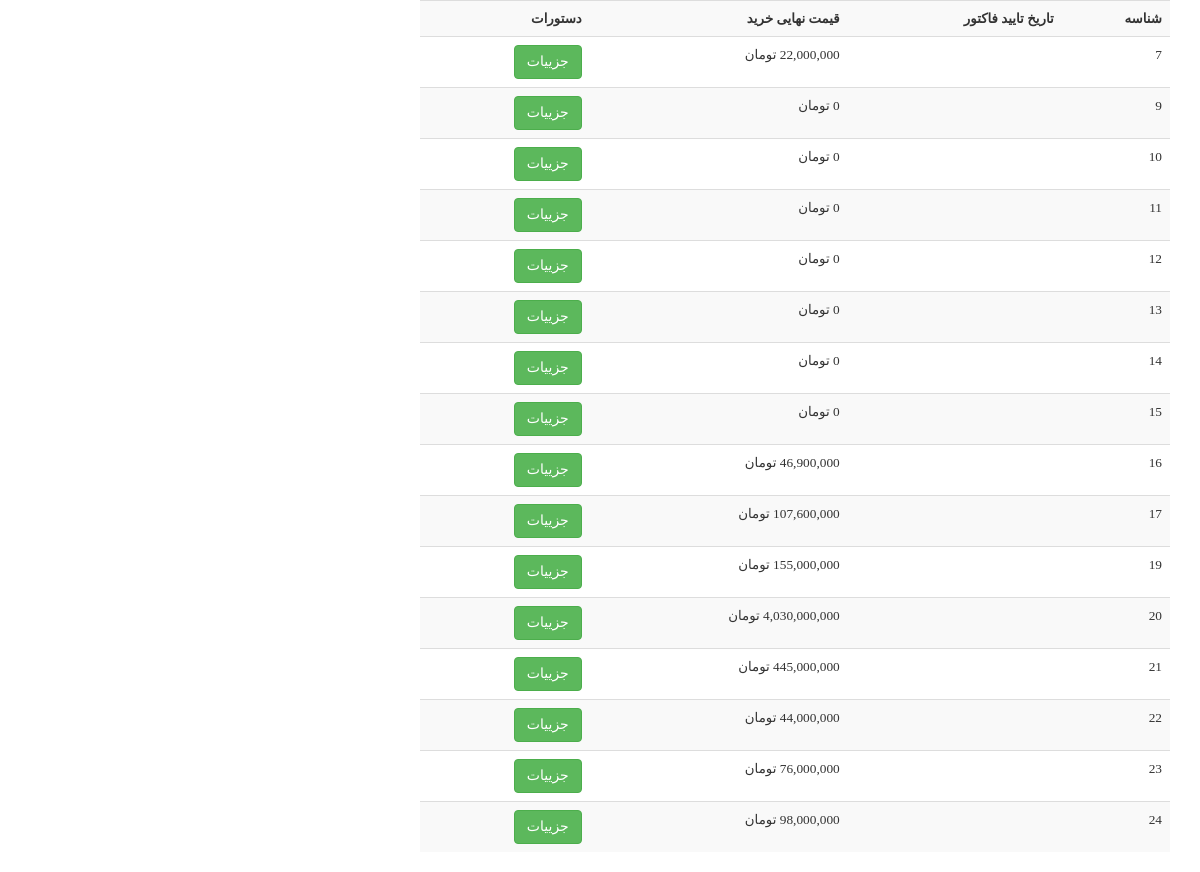
Page /user/my-shopping (signed in) on the earlier database version.
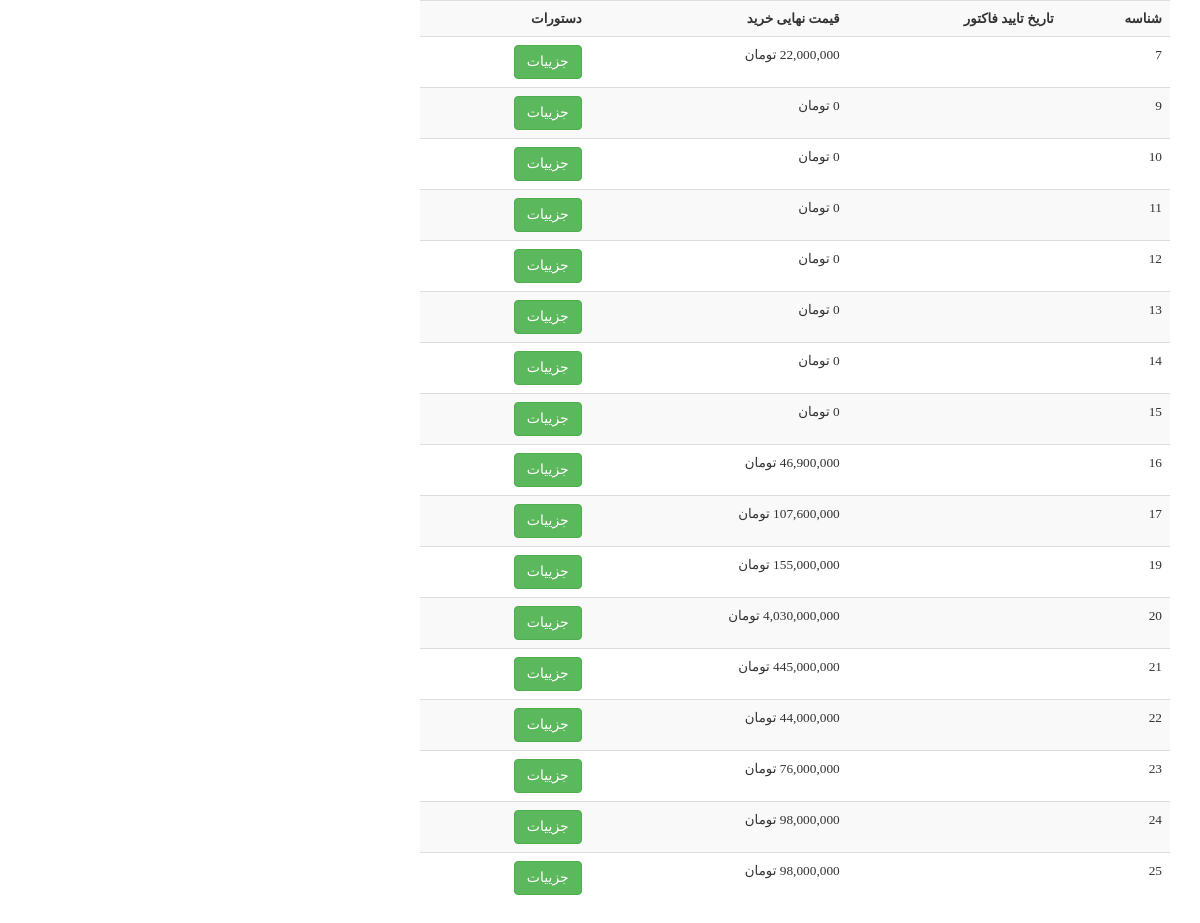
Same page on the later database version.
### order_module/models.py (models this page shows, shortened)
class Order(models.Model):
    user = models.ForeignKey(User, on_delete=models.CASCADE, verbose_name='کاربر')
    is_paid = models.BooleanField(verbose_name='نهایی شده / نشده')
    payment_date = models.DateField(null=True, blank=True, verbose_name='تاریخ پرداخت')
    def calculate_total_price(self):
        total_amount = 0
        for order_detail in self.orderdetail_set.all():
            price = order_detail.final_price if self.is_paid else order_detail.product.price
            count = order_detail.count
            if price is not None and count is not None:
                total_amount += price * count
        return total_amount
    class Meta:
        verbose_name = 'سبد خرید'
        verbose_name_plural = 'سبد خرید کاربران'

class OrderDetail(models.Model):
    order = models.ForeignKey(Order, on_delete=models.CASCADE, verbose_name='سبد خرید')
    product = models.ForeignKey(product, on_delete=models.CASCADE, verbose_name='محصول')
    final_price = models.IntegerField(null=True, blank=True, verbose_name='قیمت نهایی تکی محصول')
    count = models.IntegerField(verbose_name='تعداد')
    class Meta:
        verbose_name = 'جزییات سلد خرید'
        verbose_name_plural = 'لیست جزییات سبد های خرید'

### user_panel_module/views.py (the view)
# urls.py: path('my-shopping',views.MyShopping.as_view(),name='user-shopping-page'),
@method_decorator(login_required, name='dispatch')
class MyShopping(ListView):
    model = Order
    template_name = 'user_panel_module/user_shopping.html'
    def get_queryset(self):
        queryset = super().get_queryset()
        request: HttpRequest = self.request
        queryset = queryset.filter(user_id=request.user.id, is_paid=True)
        return queryset

### polls/templatetags/polls_extras.py (called while the page is built)
@register.filter(name='show_jalali_date')
def show_jalali_date(value):
    return date2jalali(value)

@register.filter(name='three_digits_currency')
def three_digits_currency(value: int):
    try:
        return '{:,}'.format(value) + ' تومان'
    except (ValueError, TypeError):
        return value

### user_panel_module/templates/user_panel_module/user_shopping.html (shortened to what this page needs)
{% extends 'shared/layout.html' %}
{% load polls_extras %}
{% load render_partial %}
{% block content %}
    <div class="container">
        <div class="row">
            <div class="col-md-8">
                <table class="table table-responsive table-hover table-striped">
                    <tr>
                        <th class="text-right">شناسه</th>
                        <th class="text-right">تاریخ تایید فاکتور</th>
                        <th class="text-right">قیمت نهایی خرید</th>
                        <th class="text-right">دستورات</th>
                    </tr>
                    {% for order in object_list %}
                        <tr>
                            <td class="text-right">{{ order.id }}</td>
                            <td class="text-right">
                            </td>
                            <td class="text-right">
                                {{ order.calculate_total_price|three_digits_currency }}
                            </td>
                            <td>
                                <a href="{% url 'user-shopping-detail-page' order_id=order.id %}" class="btn btn-success">جزییات</a>
                            </td>
                        </tr>
                    {% endfor %}
                </table>
            </div>
        </div>
    </div>
{% endblock %}

### templates/shared/layout.html (shortened to what this page needs)
{% load render_partial %}
<!DOCTYPE html>
<html lang="en">
<head>
    {% include 'shared/header_references.html' %}
</head>
<body>
{% block content %}{% endblock %}
</body>
</html>

### templates/shared/header_references.html (shortened to what this page needs)
{% load static %}
<link href="/static/css/bootstrap.min.css" rel="stylesheet">
<link href="/static/css/font-awesome.min.css" rel="stylesheet">
<link href="/static/css/prettyPhoto.css" rel="stylesheet">
<link href="/static/css/price-range.css" rel="stylesheet">
<link href="/static/css/animate.css" rel="stylesheet">
<link href="/static/css/main.css" rel="stylesheet">
<link href="/static/css/responsive.css" rel="stylesheet">
<link  href="/static/css/custom.css" rel="stylesheet">
<link rel="stylesheet" href="https://cdnjs.cloudflare.com/ajax/libs/font-awesome/6.5.1/css/all.min.css">

### static/css/main.css (style rules this page uses)
body { font-family: 'BYekan'; font-size: 10pt; position: relative; font-weight: normal; direction: rtl; }
a { -webkit-transition: 300ms; -moz-transition: 300ms; -o-transition: 300ms; transition: 300ms; }

Differences in the rows shown:
now on this page (row edited): Order: id "25", calculate_total_price|three_digits_currency "98,000,000 تومان"
